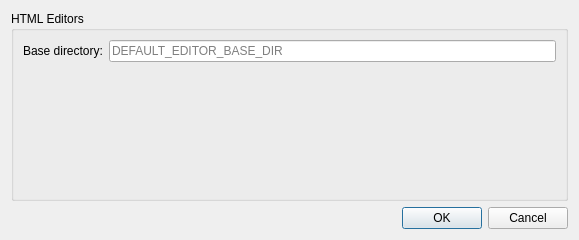
<?xml version="1.0" encoding="UTF-8"?>
<ui version="4.0">
 <class>SettingsDialog</class>
 <widget class="QDialog" name="SettingsDialog">
  <property name="geometry">
   <rect>
    <x>0</x>
    <y>0</y>
    <width>579</width>
    <height>240</height>
   </rect>
  </property>
  <property name="windowTitle">
   <string>WebWrapEditor Settings</string>
  </property>
  <property name="windowIcon">
   <iconset theme="preferences-other">
    <normaloff>.</normaloff>.</iconset>
  </property>
  <layout class="QVBoxLayout" name="verticalLayout">
   <item>
    <widget class="QGroupBox" name="htmlEditorsGroupBox">
     <property name="title">
      <string>HTML Editors</string>
     </property>
     <layout class="QFormLayout" name="formLayout">
      <item row="0" column="0">
       <widget class="QLabel" name="htmlEditorsBaseDir">
        <property name="text">
         <string>Base directory:</string>
        </property>
       </widget>
      </item>
      <item row="0" column="1">
       <widget class="QLineEdit" name="htmlEditorsBaseDirLineEdit">
        <property name="minimumSize">
         <size>
          <width>200</width>
          <height>0</height>
         </size>
        </property>
        <property name="placeholderText">
         <string>DEFAULT_EDITOR_BASE_DIR</string>
        </property>
        <property name="clearButtonEnabled">
         <bool>true</bool>
        </property>
       </widget>
      </item>
     </layout>
    </widget>
   </item>
   <item>
    <widget class="QDialogButtonBox" name="buttonBox">
     <property name="orientation">
      <enum>Qt::Horizontal</enum>
     </property>
     <property name="standardButtons">
      <set>QDialogButtonBox::Cancel|QDialogButtonBox::Ok</set>
     </property>
     <property name="centerButtons">
      <bool>false</bool>
     </property>
    </widget>
   </item>
  </layout>
 </widget>
 <resources/>
 <connections>
  <connection>
   <sender>buttonBox</sender>
   <signal>accepted()</signal>
   <receiver>SettingsDialog</receiver>
   <slot>accept()</slot>
   <hints>
    <hint type="sourcelabel">
     <x>248</x>
     <y>254</y>
    </hint>
    <hint type="destinationlabel">
     <x>157</x>
     <y>274</y>
    </hint>
   </hints>
  </connection>
  <connection>
   <sender>buttonBox</sender>
   <signal>rejected()</signal>
   <receiver>SettingsDialog</receiver>
   <slot>reject()</slot>
   <hints>
    <hint type="sourcelabel">
     <x>316</x>
     <y>260</y>
    </hint>
    <hint type="destinationlabel">
     <x>286</x>
     <y>274</y>
    </hint>
   </hints>
  </connection>
 </connections>
</ui>
